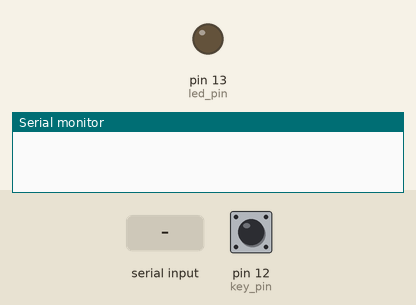
This sketch was run on a simulated Arduino Uno, built with avr-gcc and run on an emulated ATmega328P. On the bench: output pins drawn as LEDs (lit = HIGH), the last lines printed to the serial monitor. The test bench sets the inputs (shaded band); at power-on: pin 12 (key_pin) LOW.

Above: at 1.2 s.
1.3 s: "set LED on" received over Serial
At 2.4 s:
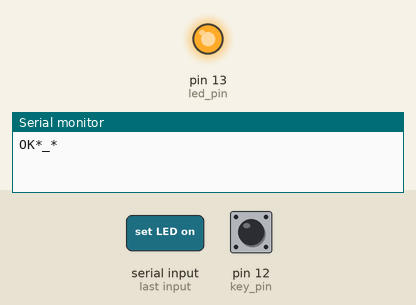
6.0 s: "set LED off" received over Serial
At 7.1 s:
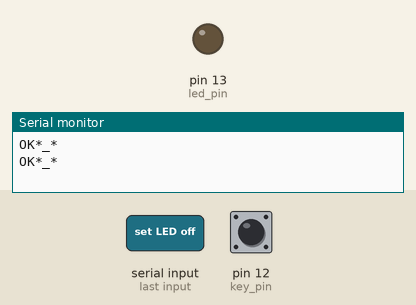
Timing chart, 0 to 8.5 s (numbered marks = the images above; inputs shaded):
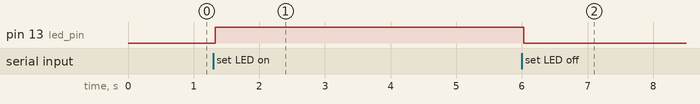

Measured:
- after the input at 1.3 s, pin 13 (led_pin): LOW → HIGH at once
- after the input at 6.0 s, pin 13 (led_pin): HIGH → LOW at once

The sketch:

Arduino_Aobject_test.ino
```cpp
#include "CmdAndFeedback.h"
/*
This code for Arduino board
LED pin:D13
KEY pin:D12
*/
String comdata="";
int led_pin = 13;
int key_pin = 12; //not 4up
//int key_pin = 2; //4up
int cmdCount = 0;
void setup()
{
  // put your setup code here, to run once:
  Serial.begin(9600);
  pinMode(led_pin, OUTPUT);
  //pinMode(key_pin, INPUT_PULLUP);
  digitalWrite(led_pin, LOW);
  cmdCount = sizeof(cmdFeedbackArr) /sizeof(cmdFeedbackArr[0]);
  delay(5);
  // Serial.println(cmdCount);
}

void loop()
{
  // put your main code here, to run repeatedly:
  receiveCom();
  checkButton();
  delay(10);
}

void receiveCom()
{
  comdata = "";
  while (Serial.available() > 0)
  {
    comdata += char(Serial.read());
    delay(2);
  }
  if (comdata != "")
  {
    respondAction();
  }
}

void respondAction()
{
  if (comdata != "")
    comdata.trim(); // 去除前后空格
  else
    return;
  if (comdata == "help")
  {
    delay(100);
    printCommandList();
    return;
  }
  else if (comdata == "set LED on")
    {
      digitalWrite(led_pin, HIGH);
      delay(10);
      Serial.println("OK*_*");
      return;
    }
  else if (comdata == "set LED off")
    {
      digitalWrite(led_pin, LOW);
      delay(10);
      Serial.println("OK*_*");
      return;
    }
  else if (comdata.startsWith("OP"))
    {
      delay(10);
      Serial.println("OK");
      return;
    }
  bool return_flag = false;
  for (int i = 0; i < cmdCount; i++)
  {
    int location = cmdFeedbackArr[i].indexOf(';');
    String cmd = cmdFeedbackArr[i].substring(0, location);
    if (comdata == cmd)
    {
      String feedback = cmdFeedbackArr[i].substring(location + 1, cmdFeedbackArr[i].length());
      delay(10);
      if (feedback != "")
        Serial.println(feedback);
      return_flag = true;
      break;
    }
  }
  //if (!return_flag)
  //  Serial.println("OK");
}

void checkButton()
{
  if (HIGH == digitalRead(key_pin))
  {
    while(HIGH == digitalRead(key_pin)){
      delay(5);
    }
    Serial.println("KEY PRESS");
  }
}

void printCommandList()
{
  for (int i = 0; i < cmdCount; i++)
  {
    Serial.println(cmdFeedbackArr[i]);
    delay(5);
  }
}
```

CmdAndFeedback.h
```cpp
String cmdFeedbackArr[]={
  "set LED on;OK*_*",
  "set LED off;OK*_*",
  "readTmp;35.67C*_*",
  "readStep;55*_*",
  "readVolt1;4.86V*_*",
  "readRes1;+2.3905E+06",
  "readRes2;-1.1905E+05",
  "button ON;",
  "version;<Arduino-01-08-02-P>",
  "reset;OK*_*",
  "check status;FAIL*_*",
  "check volt;PASS*_*",
  "Ready;OK",
  "PKEY;OK",
  //NI VISA INSTRUMENT
  "*IDN?;Arduino UNO R3 v1.0",
  "READ?;+2.12500000E+03",
  "FETC?;+9.10000000E+37,+9.20000000E+37,+9.30000000E+37,+9.40000000E+37,+9.50000000E+37",
  "SYST:ERR?;+0,No Error",
  "[SV];[sv]<sv-1.7.5>",
  "[LINK];[LINK]<link-1-0>",
  "[BLQ];[BLQ]<blq-0000500-ok-L:TX 0000000,RX 0000000, Txretry 0000000,Rxerr 0000000, R:TX 0000423,RX 0000422,Txretry 0000000,Rxerr 0000000>",
  "[TM-0D];...Ping...Pong",
  };
```
